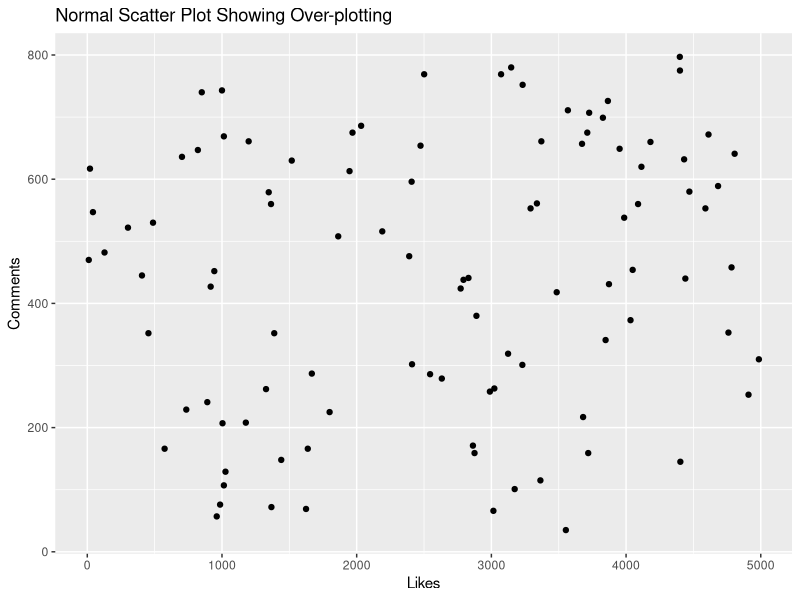
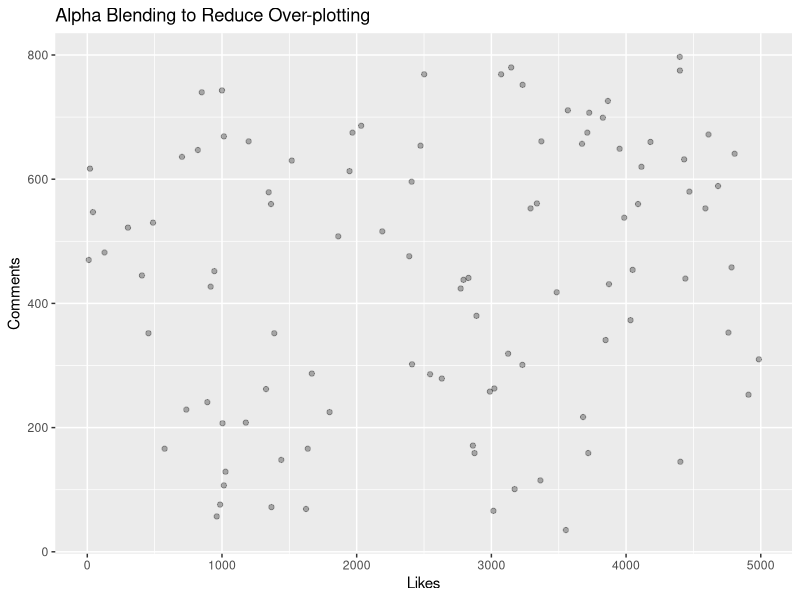
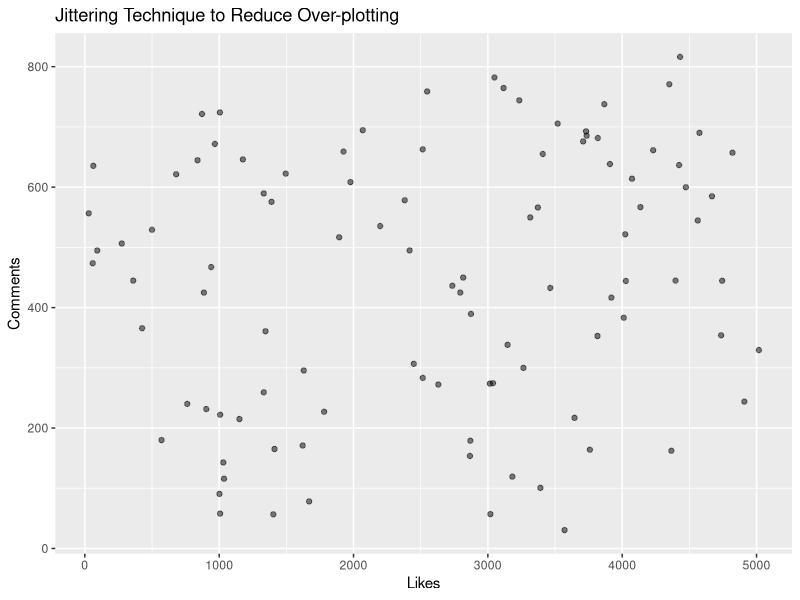
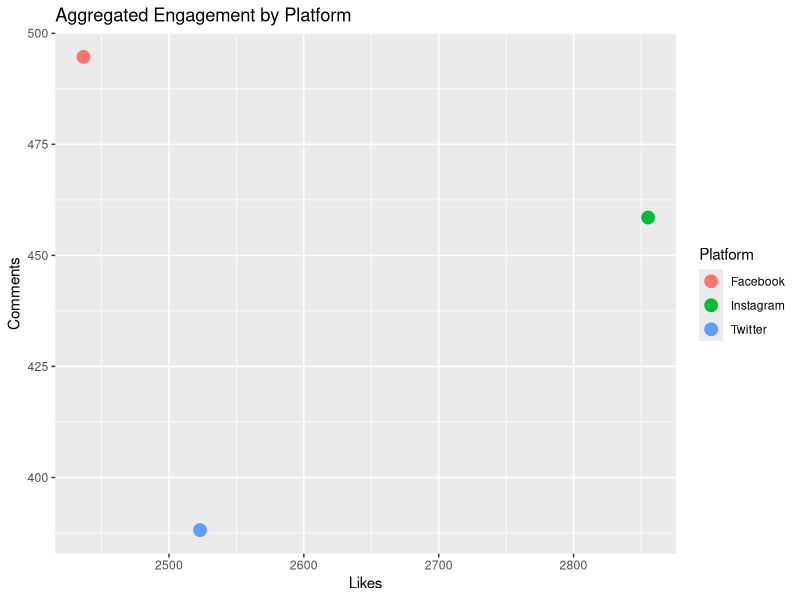
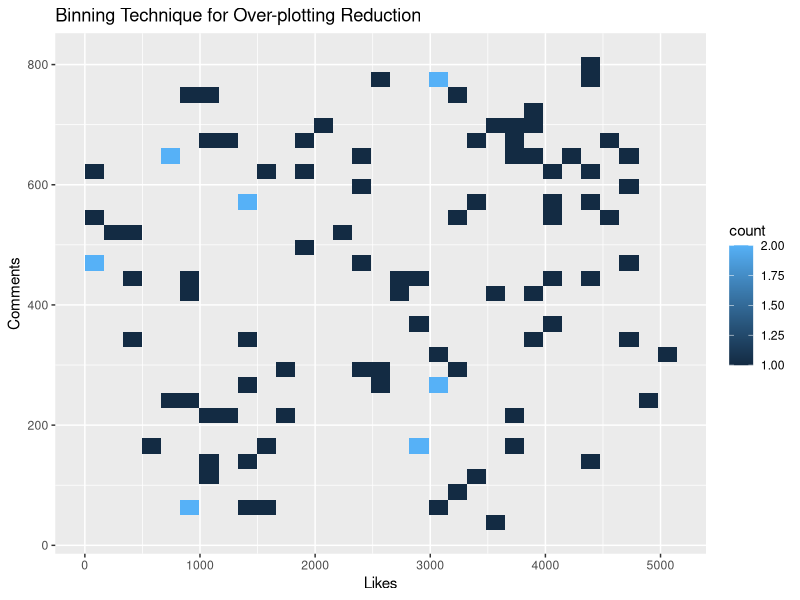

The R script that drew these images, in order:
# ================================
# EXPERIMENT: OVER-PLOTTING REDUCTION TECHNIQUES
# Objective: Reduce visual clutter in large-scale datasets
# ================================
print("Student Roll no: 23BAD082")
library(ggplot2)

# Load the dataset
data <- read.csv("7.social_media_interactions.csv")

# View first few rows
head(data)

# -------------------------------
# 1. Normal Scatter Plot (Over-plotting)
# -------------------------------
ggplot(data, aes(x = Likes, y = Comments)) +
  geom_point() +
  ggtitle("Normal Scatter Plot Showing Over-plotting")

# -------------------------------
# 2. Alpha Blending Technique
# -------------------------------
ggplot(data, aes(x = Likes, y = Comments)) +
  geom_point(alpha = 0.3) +
  ggtitle("Alpha Blending to Reduce Over-plotting")

# -------------------------------
# 3. Jittering Technique
# -------------------------------
ggplot(data, aes(x = Likes, y = Comments)) +
  geom_jitter(width = 50, height = 20, alpha = 0.5) +
  ggtitle("Jittering Technique to Reduce Over-plotting")

# -------------------------------
# 4. Aggregation Technique (Base R)
# -------------------------------
avg_likes <- aggregate(Likes ~ Platform, data, mean)
avg_comments <- aggregate(Comments ~ Platform, data, mean)

agg_data <- merge(avg_likes, avg_comments, by = "Platform")

ggplot(agg_data, aes(x = Likes, y = Comments, color = Platform)) +
  geom_point(size = 4) +
  ggtitle("Aggregated Engagement by Platform")

# -------------------------------
# 5. Binning Technique (2D Density Plot)
# -------------------------------
ggplot(data, aes(x = Likes, y = Comments)) +
  geom_bin2d() +
  ggtitle("Binning Technique for Over-plotting Reduction")
